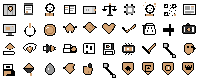
#> input picture assets/atlas.png, 200 x 80 px, found by its file name
$ python slice_atlas.py atlas.png out/
#> lines starting #> are read from the running program, lines starting #| are printed output that depends on the picture
#!/usr/bin/env python3
"""Нарезка PNG-атласа иконок на отдельные тайлы.

Атлас = PNG с прозрачным фоном; тайлы в случайных размерах, под каждым —
подпись текстом. Скрипт:
  1. строит маску контента по альфа-каналу (или по ключевому фону, если он непрозрачен);
  2. находит связные компоненты, склеивает соседние (детали иконки);
  3. отсекает текстовые подписи (обрывает блок по первой широкой пустой строке снизу);
  4. режет ровно по bounding box + паддинг, кадрирует в квадрат;
  5. пишет tiles/tileNNN.png + tiles.json + контрольный лист contacts.png
     с пронумерованными рамками (для визуальной проверки).

Запуск: python3 tools/slice_atlas.py atlas.png out/
"""
import argparse, json, os, sys
from collections import deque
from PIL import Image, ImageDraw

Image.MAX_IMAGE_PIXELS = None


def load_mask(im, fuzz):
    """Маска контента. Если альфа есть — alpha>16. Иначе — всё, что отличается от цвета рамки."""
    w, h = im.size
    rgba = im.convert('RGBA')
    px = rgba.load()
    a_min = min(px[x, y][3] for y in range(0, h, max(1, h // 400)) for x in range(0, w, max(1, w // 400)))
    if a_min < 200:  # фон прозрачный
        return [px[x, y][3] > 16 for y in range(h) for x in range(w)], w, h
    # непрозрачный фон: ключ по цвету угла (самому частотному на рамке)
    from collections import Counter
    cnt = Counter()
    for x in range(0, w, 3):
        cnt[px[x, 0][:3]] += 1; cnt[px[x, h - 1][:3]] += 1
    for y in range(0, h, 3):
        cnt[px[0, y][:3]] += 1; cnt[px[w - 1, y][:3]] += 1
    bg = cnt.most_common(1)[0][0]
    r2 = fuzz * fuzz
    return [sum((a - b) ** 2 for a, b in zip(px[x, y][:3], bg)) > r2 for y in range(h) for x in range(w)], w, h


def downsample(mask, w, h, f):
    dw, dh = w // f + (1 if w % f else 0), h // f + (1 if h % f else 0)
    small = [False] * (dw * dh)
    for y in range(h):
        row = y * w
        for x in range(w):
            if mask[row + x]:
                small[(y // f) * dw + x // f] = True
    return small, dw, dh


def components(small, dw, dh, diag=True):
    seen = [False] * (dw * dh)
    res = []
    nb = [(-1, -1), (0, -1), (1, -1), (-1, 0), (1, 0), (-1, 1), (0, 1), (1, 1)] if diag else [(0, -1), (-1, 0), (1, 0), (0, 1)]
    for i in range(dw * dh):
        if not small[i] or seen[i]:
            continue
        seen[i] = True
        q = deque([(i % dw, i // dw)])
        x0 = x1 = i % dw; y0 = y1 = i // dw; area = 0
        while q:
            x, y = q.popleft(); area += 1
            x0 = min(x0, x); x1 = max(x1, x); y0 = min(y0, y); y1 = max(y1, y)
            for dx, dy in nb:
                nx, ny = x + dx, y + dy
                if 0 <= nx < dw and 0 <= ny < dh and not seen[ny * dw + nx] and small[ny * dw + nx]:
                    seen[ny * dw + nx] = True
                    q.append((nx, ny))
        res.append([x0, y0, x1 + 1, y1 + 1, area])
    return res


def boxes_overlap(a, b, grow):
    return (a[0] - grow < b[2] and b[0] - grow < a[2] and
            a[1] - grow < b[3] and b[1] - grow < a[3])


def merge(boxes, grow):
    merged = True
    while merged:
        merged = False
        out = []
        for b in boxes:
            hit = None
            for o in out:
                if boxes_overlap(b, o, grow):
                    hit = o; break
            if hit:
                hit[0] = min(hit[0], b[0]); hit[1] = min(hit[1], b[1])
                hit[2] = max(hit[2], b[2]); hit[3] = max(hit[3], b[3])
                hit[4] += b[4]
                merged = True
            else:
                out.append(list(b))
        boxes = out
    return boxes


def longest_run(row):
    best = cur = 0
    for v in row:
        if v:
            cur += 1
            best = max(best, cur)
        else:
            cur = 0
    return best


def tight_box(mask, w, box):
    """Точный bounding box контента внутри рамок box=[x0,y0,x1,y1]."""
    x0, y0, x1, y1 = box
    x = x0
    while x < x1 and not any(mask[y * w + x] for y in range(y0, y1)):
        x += 1
    nx0 = x
    x = x1 - 1
    while x > nx0 and not any(mask[y * w + x] for y in range(y0, y1)):
        x -= 1
    nx1 = x + 1
    y = y0
    while y < y1 and not any(mask[y * w + x] for x in range(nx0, nx1)):
        y += 1
    ny0 = y
    y = y1 - 1
    while y > ny0 and not any(mask[y * w + x] for x in range(nx0, nx1)):
        y -= 1
    return [nx0, ny0, nx1, y + 1]


def trim_to_icon(mask, w, h, box, gap_min):
    """Снизу вверх режет блок на «полосы контента», отделённые пустыми строками.
    Полоса — подпись, если: над ней пустой зазор >= gap_min, она низкая и разреженная.
    Так тонкие «ножки/ручки» иконок (без зазора или плотные) не отрезаются."""
    x0, y0, x1, y1 = box[:4]
    y = y1 - 1
    cut = y1
    while y > y0 + int(0.10 * (y1 - y0)):
        # пустые строки над потенциальной подписью
        g = 0
        while y >= y0 and not any(mask[y * w + x0: y * w + x1]):
            g += 1; y -= 1
        if g < gap_min:
            break
        # сама полоса
        b0 = y
        while y > y0:
            if not any(mask[y * w + x0: y * w + x1]):
                break
            y -= 1
        b1 = y + 1
        band_h = b0 - b1 + 1
        if band_h > 0.32 * (y1 - y0):
            break
        filled = sum(1 for yy in range(b1, b0 + 1) for xx in range(x0, x1) if mask[yy * w + xx])
        if filled > 0.30 * (x1 - x0) * band_h:
            break
        cut = b1
        y = b1 - 1
    box = tight_box(mask, w, [x0, y0, x1, cut])
    if box[3] - box[1] < 0.45 * (y1 - y0) or box[2] - box[0] < 0.35 * (x1 - x0):
        return None  # обрезка съела почти весь блок — считаем блок мусором
    return box


def main():
    ap = argparse.ArgumentParser()
    ap.add_argument('atlas'); ap.add_argument('outdir')
    ap.add_argument('--fuzz', type=int, default=40, help='допуск цвета фона (для непрозрачных атласов)')
    ap.add_argument('--scale', type=int, default=2, help='даунсэмпл при разметке (2=быстро/точно, 4=ещё быстрее)')
    ap.add_argument('--grow', type=float, default=0.010, help='радиус склейки компонентов (доля ширины)')
    ap.add_argument('--minh', type=float, default=0.035, help='мин. высота тайла (доля высоты атласа)')
    ap.add_argument('--gapmin', type=int, default=5, help='пустой зазор (px) между иконкой и подписью для отсечки')
    ap.add_argument('--pad', type=float, default=0.012, help='внешний отступ тайла (доля высоты)')
    ap.add_argument('--max-tiles', type=int, default=80)
    args = ap.parse_args()

    im = Image.open(args.atlas)
#> im is the input picture: PIL image 200x80 RGBA; mean R, G, B, A 219.8, 216.9, 214, 255
    w, h = im.size
#> w = 200; h = 80
    mask, w2, h2 = load_mask(im, args.fuzz)
#> in load_mask, `a_min = min(px[x, y][3] for y in range(0, h, max(1, h // 400)) for x i..`: a_min = 255
#> after the loop in load_mask, `for x in range(0, w, 3):`: cnt = {(255, 255, 255): 134}
#> after the loop in load_mask, `for y in range(0, h, 3):`: cnt = {(255, 255, 255): 188}
#> in load_mask, `bg = cnt.most_common(1)[0][0]`: bg = (255, 255, 255)
#> mask = 16000 items, first 6: False, False, False, False, False, False; w2 = 200; h2 = 80
    small, dw, dh = downsample(mask, w, h, args.scale)
#> small = 4000 items, first 6: False, False, False, False, False, False; dw = 100; dh = 40
    comps = components(small, dw, dh)
#> in components, `seen = [False] * (dw * dh)`: seen has the same summary as small in main
#> after the loop in components, `for i in range(dw * dh):`: res = 42 items, first 6: [12, 1, 17, 8, 33], [22, 1, 28, 8, 31], [51, 1, 59, 8, 30], [71, 1, 78, 8, 29], [1, 2, 8, 8, 42], [32, 2, 38, 7, 29]
#> comps has the same summary as res in components
    grow = int(args.grow * w)
#> grow = 2
    boxes = []
    for x0, y0, x1, y1, area in comps:
        X0, Y0, X1, Y1 = x0 * args.scale, y0 * args.scale, x1 * args.scale, y1 * args.scale
        th_, tw_ = Y1 - Y0, X1 - X0
        if th_ >= args.minh * h and tw_ >= 0.02 * w and th_ / tw_ > 0.18:  # широкое низкое = текст/заголовок
            boxes.append([X0, Y0, X1, Y1, area])
#> this loop made 42 passes
#> (x0, y0, x1, y1, area, X0, Y0, X1) on passes 1, 2, 3, 4, 5, 6, 7, 9, 10, 11, 12, 13: (12, 1, 17, 8, 33, 24, 2, 34), (22, 1, 28, 8, 31, 44, 2, 56), (51, 1, 59, 8, 30, 102, 2, 118), (71, 1, 78, 8, 29, 142, 2, 156), (1, 2, 8, 8, 42, 2, 4, 16), (32, 2, 38, 7, 29, 64, 4, 76), (62, 2, 68, 8, 24, 124, 4, 136), (82, 2, 89, 8, 21, 164, 4, 178), (91, 2, 98, 8, 42, 182, 4, 196), (41, 3, 48, 7, 28, 82, 6, 96), (12, 11, 18, 19, 20, 24, 22, 36), (31, 11, 39, 17, 28, 62, 22, 78)
#> after the loop, boxes = 41 items, first 6: [24, 2, 34, 16, 33], [44, 2, 56, 16, 31], [102, 2, 118, 16, 30], [142, 2, 156, 16, 29], [2, 4, 16, 16, 42], [64, 4, 76, 14, 29]
    boxes = merge(boxes, grow)
#> boxes = 40 items, first 6: [24, 2, 34, 16, 33], [44, 2, 56, 16, 31], [102, 2, 118, 16, 30], [142, 2, 156, 16, 29], [2, 4, 16, 16, 42], [64, 4, 76, 14, 29]
    tiles = []
    for b in boxes:
        bb = trim_to_icon(mask, w, h, b, args.gapmin)
        if bb is None:
            continue
        x0, y0, x1, y1 = bb
        if (y1 - y0) < args.minh * h * 0.6 or (x1 - x0) < 0.015 * w:
            continue
        pad = int(args.pad * min(y1 - y0, x1 - x0))
        tiles.append([max(0, x0 - pad), max(0, y0 - pad), min(w, x1 + pad), min(h, y1 + pad)])
#> this loop made 40 passes
#> b on passes 17 to 28: [2, 24, 16, 36, 39], [44, 24, 56, 36, 36], [122, 24, 136, 34, 15], [162, 24, 174, 36, 20], [2, 42, 16, 56, 30], [22, 42, 38, 54, 28], [82, 42, 96, 54, 24], [102, 42, 116, 56, 41], [122, 42, 136, 56, 39], [142, 42, 156, 54, 20], [162, 42, 176, 58, 25], [184, 42, 196, 56, 32]
#> b on passes 1 to 6: [24, 2, 34, 16, 33], [44, 2, 56, 16, 31], [102, 2, 118, 16, 30], [142, 2, 156, 16, 29], [2, 4, 16, 16, 42], [64, 4, 76, 14, 29]
    # квадрат + сортировка по рядам
    out = []
    for x0, y0, x1, y1 in tiles:
        cw, ch = x1 - x0, y1 - y0
        side = max(cw, ch)
        cx, cy = (x0 + x1) // 2, (y0 + y1) // 2
        X0, Y0 = max(0, cx - side // 2), max(0, cy - side // 2)
        X1, Y1 = min(w, X0 + side), min(h, Y0 + side)
        out.append([X0, Y0, X1, Y1])
#> this loop made 40 passes
#> (x0, y0, x1, y1) on passes 1 to 12: (24, 3, 33, 15), (45, 3, 55, 16), (102, 3, 117, 16), (143, 2, 156, 16), (3, 4, 16, 16), (64, 5, 76, 14), (124, 4, 135, 15), (164, 4, 177, 16), (183, 4, 196, 15), (83, 6, 96, 14), (24, 23, 36, 37), (63, 23, 77, 33)
    out.sort(key=lambda b: (b[1] // (h // 12), b[0]))

    tdir = os.path.join(args.outdir, 'tiles')
    os.makedirs(tdir, exist_ok=True)
    if len(out) > args.max_tiles:
        print(f'!! найдено {len(out)} тайлов (>--max-tiles) — увеличь --minh или почини атлас', file=sys.stderr)
    json.dump({'image': os.path.basename(args.atlas), 'size': [w, h],
                'tiles': [{'i': i, 'box': b} for i, b in enumerate(out)]},
               open(os.path.join(args.outdir, 'tiles.json'), 'w'), indent=1)
    for i, b in enumerate(out):
        im.convert('RGBA').crop(b).save(os.path.join(tdir, f'tile{i:03d}.png'))
#> this loop made 40 passes
#> b on passes 1 to 12: [3, 4, 16, 17], [22, 3, 34, 15], [44, 3, 57, 16], [64, 3, 76, 15], [83, 4, 96, 17], [102, 2, 117, 17], [124, 4, 135, 15], [142, 2, 156, 16], [164, 4, 177, 17], [183, 3, 196, 16], [23, 23, 37, 37], [63, 21, 77, 35]

    # контрольный лист
    n = len(out)
    cols = min(6, max(2, int(n ** 0.5)))
    rows = (n + cols - 1) // cols
    th = 168
    cs = Image.new('RGBA', (cols * (th + 8), rows * (th + 30)), (245, 245, 245, 255))
    d = ImageDraw.Draw(cs)
    for i, b in enumerate(out):
        t = Image.open(os.path.join(tdir, f'tile{i:03d}.png')).convert('RGBA')
        t.thumbnail((th, th), Image.LANCZOS)
        cellx, celly = (i % cols) * (th + 8), (i // cols) * (th + 30)
        bg = Image.new('RGBA', (th, th), (255, 255, 255, 255))
#> bg: PIL image 168x168 RGBA; every value is 255
        bg.alpha_composite(t, ((th - t.width) // 2, (th - t.height) // 2))
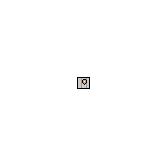
#> bg: PIL image 168x168 RGBA; mean R, G, B, A 254.3, 254.3, 254.2, 255
        cs.paste(bg, (cellx + 4, celly + 22))
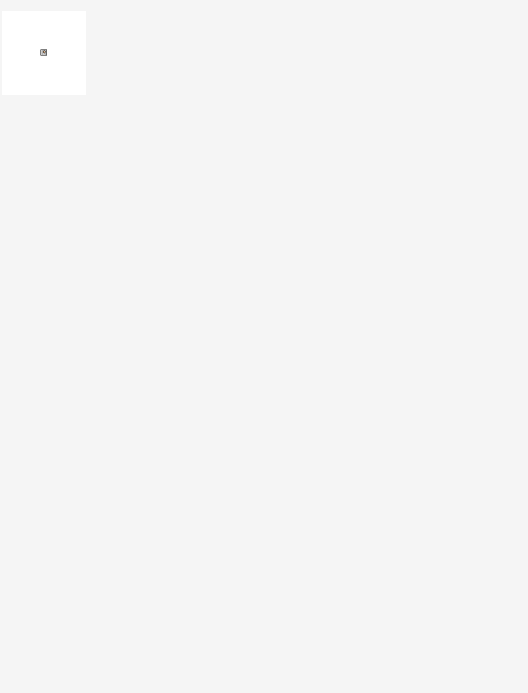
#> cs: PIL image 1056x1386 RGBA (shown at 1/2 size); mean R, G, B, A 245.2, 245.2, 245.2, 255
        d.rectangle([cellx + 4, celly + 22, cellx + th + 3, celly + th + 21], outline=(200, 0, 0, 255))
        d.text((cellx + 8, celly + 6), f'#{i}', fill=(0, 0, 0, 255))
    cs.convert('RGB').save(os.path.join(args.outdir, 'contacts.png'))
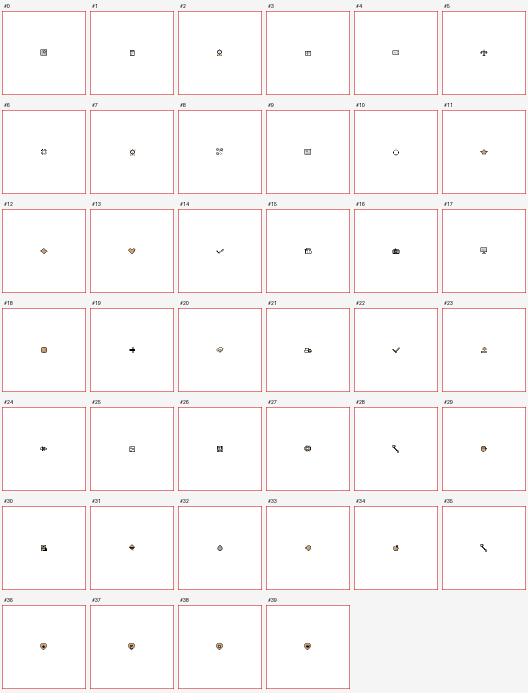
#> saved as contacts.png: PIL image 1056x1386 RGB (shown at 1/2 size); mean R, G, B 251.1, 247.4, 247.4
    print(f'ok: {n} тайлов → {tdir}; контакты: {args.outdir}/contacts.png')
#| ok: 40 тайлов → out/tiles; контакты: out//contacts.png


if __name__ == '__main__':
    main()
